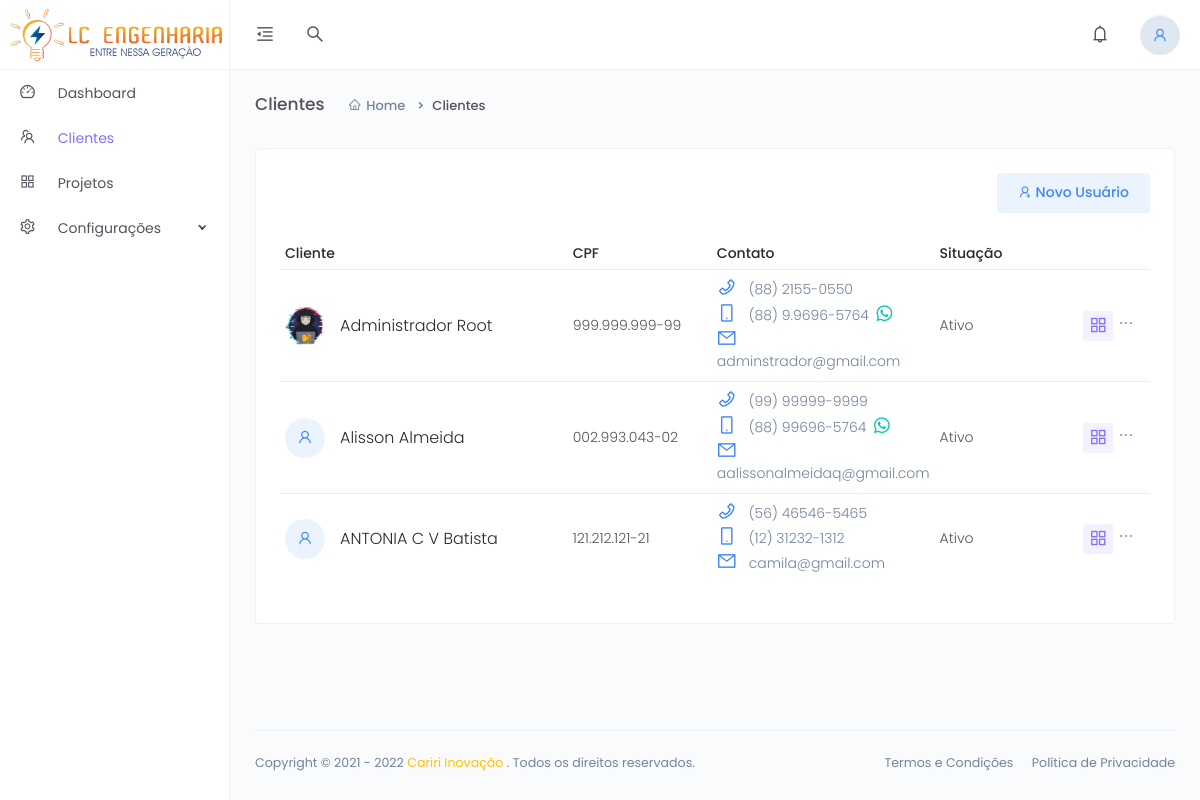
The page /?page=customers (signed in) on the database its author committed.
### tables this page shows
CREATE TABLE `identification` (
  `id` int NOT NULL AUTO_INCREMENT,
  `fantasy_name` varchar(100) NOT NULL,
  `slogan` varchar(190) DEFAULT NULL,
  `icon` varchar(190) DEFAULT NULL,
  `logo` varchar(190) DEFAULT NULL,
  `registration_date` timestamp NOT NULL DEFAULT CURRENT_TIMESTAMP,
  PRIMARY KEY (`id`)
);

CREATE TABLE `users` (
  `id` int NOT NULL AUTO_INCREMENT,
  `id_person` int NOT NULL,
  `user_level` int NOT NULL,
  `password` varchar(100) NOT NULL,
  `status` tinyint DEFAULT '1',
  `registration_date` timestamp NOT NULL DEFAULT CURRENT_TIMESTAMP,
  PRIMARY KEY (`id`)
);

CREATE TABLE `person` (
  `id` int NOT NULL AUTO_INCREMENT,
  `name` varchar(190) NOT NULL,
  `social_name` varchar(190) DEFAULT NULL,
  `personal_document` varchar(50) NOT NULL,
  `type_person` enum('pj','pf') DEFAULT NULL,
  `birth` varchar(15) DEFAULT NULL,
  `street` varchar(190) DEFAULT NULL,
  `number_address` varchar(6) DEFAULT NULL,
  `complement_address` varchar(190) DEFAULT NULL,
  `neighborhood` varchar(100) DEFAULT NULL,
  `city` varchar(100) DEFAULT NULL,
  `state` varchar(100) DEFAULT NULL,
  `zip_code` varchar(10) DEFAULT NULL,
  `phone_number` varchar(50) DEFAULT NULL,
  `cell_phone_number` varchar(50) DEFAULT NULL,
  `is_whatsapp` tinyint DEFAULT NULL,
  `email` varchar(190) DEFAULT NULL,
  `avatar` varchar(190) DEFAULT NULL,
  `level` int DEFAULT NULL,
  `created_at` timestamp NULL DEFAULT NULL,
  PRIMARY KEY (`id`)
);

### util/outfunc.php (called while the page is built, shortened)
<?php
function tiraMascara($dado)
{
  $semMascara = preg_replace("/\D+/", "", $dado);
  return $semMascara;
}
function MascaraCPF($dado)
{
  $mascaraCPF = substr($dado, 0, 3) . "." . substr($dado, 3, 3) . "." . substr($dado, 6, 3) . "-" . substr($dado, -2);
  return $mascaraCPF;
}

### pages/customers.php (the view, shortened to what this page needs)
<div class="main-content">
    <div class="page-header">
        <h2 class="header-title">Clientes</h2>
        <div class="header-sub-title">
            <nav class="breadcrumb breadcrumb-dash">
                <a href="/" class="breadcrumb-item"><i class="anticon anticon-home m-r-5"></i>Home</a>
                <span class="breadcrumb-item active">Clientes</span>
            </nav>
        </div>
    </div>
    <div class="card">
        <div class="card-body">
            <div class="d-flex justify-content-between align-items-center">
                <div>
                    <button data-toggle="modal" data-target="#newCustomer" class="btn btn-tone btn-primary">
                        <i class="anticon anticon-user-add"></i>
                        Novo Usuário
                    </button>
                </div>
            </div>
            <div class="m-t-25">
                <table id="data-table" class="table table-hover table-sm">
                    <thead>
                        <tr>
                            <th class="col-4">Cliente</th>
                            <th class="col-2">CPF</th>
                            <th class="col-3">Contato</th>
                            <th class="col-2">Situação</th>
                            <th class="col-1"></th>
                        </tr>
                    </thead>
                    <tbody>
                        <?php
                        $sql = "SELECT * FROM users
                                INNER JOIN person
                                ON users.id_person = person.id
                                WHERE person.level >=0
                                ORDER BY person.name ASC";
                        $result = $connection->query($sql)->fetchAll(PDO::FETCH_ASSOC);
                        foreach ($result as $user) {
                        ?>
                            <tr class="font-weight-light">
                                <td>
                                    <div class="media align-items-center">
                                        <?php
                                        if ($user['avatar'] != '') { ?>
                                            <div class="avatar avatar-image">
                                                <img src="assets/images/avatars/<?= $user['avatar'] ?>" alt="">
                                            </div>
                                        <?php } else { ?>
                                            <div class="avatar avatar-icon avatar-blue">
                                                <i class="anticon anticon-user"></i>
                                            </div>
                                        <?php } ?>
                                        <div class="media-body m-l-15 font-weight-light">
                                            <h5 class="mb-0 font-weight-light">
                                                <?php echo $user['name']; ?>
                                            </h5>
                                        </div>
                                    </div>
                                </td>
                                <th class="font-weight-light">
                                    <?= MascaraCPF(str_pad($user['personal_document'], 11, "0", STR_PAD_LEFT)); ?>
                                </th>
                                <th class="font-weight-light align-middle">
                                    <ul class="my-1">
                                        <li class="d-inline-block mr-2">
                                            <i class="anticon anticon-phone text-primary font-size-20"></i>
                                        </li>
                                        <li class="d-inline-block">
                                            <a href="tel:<?= tiraMascara($user['phone_number']) ?>" class="text-gray">
                                                <?= $user['phone_number'] ?>
                                            </a>
                                        </li>
                                    </ul>
                                    <ul class="mb-1">
                                        <li class="d-inline-block mr-2">
                                            <i class="anticon anticon-mobile text-primary font-size-20"></i>
                                        </li>
                                        <li class="d-inline-block">
                                            <a href="tel:<?= tiraMascara($user['cell_phone_number']) ?>" class="text-gray">
                                                <?= $user['cell_phone_number']; ?>
                                            </a>
                                        </li>
                                        <li class="d-inline-block">
                                            <?php
                                            if ($user['is_whatsapp'] == 1) {
                                            ?>
                                                <a href="https://api.whatsapp.com/send?phone=55<?= tiraMascara($user['cell_phone_number']) ?>&text=Ol%C3%A1%20<?= urlencode($user['name']); ?>%2C%20temos%20novidades%20sobre%20seu%20projeto.%20%20" target="_blank" title="Contato via WhatsApp">
                                                    &nbsp;<i class="fab fa-whatsapp text-success font-size-18"> </i>
                                                </a>
                                            <?php
                                            }
                                            ?>
                                        </li>
                                    </ul>
                                    <ul class="mb-1">
                                        <li class="d-inline-block mr-2">
                                            <i class="anticon anticon-mail text-primary font-size-20"></i>
                                        </li>
                                        <li class="d-inline-block">
                                            <a href="mailto:<?= $user['email'] ?>" class="text-gray">
                                                <?= $user['email']; ?>
                                            </a>
                                        </li>
                                    </ul>
                                </th>
                                <th class="font-weight-light">
                                    <?= $user['status'] == 1 ? 'Ativo' : 'Inativo'; ?>
                                </th>
                                <td>
                                    <a href="?page=projectcustomer&idcliente=<?= $user['id'] ?>" class="btn btn-icon btn-sm btn-tone btn-secondary" data-toggle="tooltip" title="Projetos do Cliente">
                                        <i class="anticon anticon-appstore  font-size-20"></i>
                                    </a>
                                    <div class="dropdown dropdown-animated scale-left">
                                        <a class="text-gray font-size-18" href="javascript:void(0);" data-toggle="dropdown">
                                            <i class="anticon anticon-ellipsis"></i>
                                        </a>
                                    </div>
                                </td>
                            </tr>
                        <?php } ?>
                    </tbody>
                </table>
            </div>
        </div>
    </div>
</div>

### index.php (shortened to what this page needs)
<?php
require_once './util/outfunc.php';
$connection = novaConexao();
$sqlInitial = "SELECT * FROM identification";
$result = $connection->query($sqlInitial)->fetchAll(PDO::FETCH_ASSOC);
$information = $result[0];
?>
<!DOCTYPE html>
<html lang="pt-BR">
<head>
    <link href="assets/vendors/bootstrap-datepicker/bootstrap-datepicker.min.css" rel="stylesheet">
    <link href="assets/vendors/datatables/dataTables.bootstrap.min.css" rel="stylesheet">
    <link href="assets/vendors/select2/select2.css" rel="stylesheet">
    <link href="./assets/css/app.min.css" rel="stylesheet">
</head>
<body>
    <div class="app">
        <div class="layout">
            <div class="header">
                <div class="logo logo-dark">
                    <a href="index.php">
                        <img src="assets/images/logo/<?= $information['logo'] ?>" alt="Logo">
                    </a>
                </div>
                <div class="nav-wrap">
                    <ul class="nav-left">
                        <li class="desktop-toggle">
                            <a href="javascript:void(0);">
                                <i class="anticon"></i>
                            </a>
                        </li>
                        <li>
                            <a href="javascript:void(0);" data-toggle="modal" data-target="#search-drawer">
                                <i class="anticon anticon-search"></i>
                            </a>
                        </li>
                    </ul>
                    <ul class="nav-right">
                        <li class="dropdown dropdown-animated scale-left">
                            <a href="javascript:void(0);" data-toggle="dropdown">
                                <i class="anticon anticon-bell notification-badge"></i>
                            </a>
                        </li>
                        <li class="dropdown dropdown-animated scale-left">
                            <div class="pointer" data-toggle="dropdown">
                                <div class="avatar avatar-image  m-h-15 m-r-10">
                                    <?php
                                    if ($_SESSION['FOTO'] == '') {
                                        echo '
                                        <div class="avatar avatar-icon avatar-blue">
                                            <i class="anticon anticon-user"></i>
                                        </div>
                                        ';
                                    } else {
                                        echo '<img src="assets/images/avatars/' . $_SESSION['FOTO'] . '" alt="Avatar" class="avatar-img rounded-circle">';
                                    }
                                    ?>
                                </div>
                            </div>
                        </li>
                    </ul>
                </div>
            </div>
            <div class="side-nav">
                <div class="side-nav-inner">
                    <ul class="side-nav-menu scrollable">
                        <li class="nav-item  ">
                            <a class="" href="index.php">
                                <span class="icon-holder">
                                    <i class="anticon anticon-dashboard"></i>
                                </span>
                                <span class="title <?= !isset($_GET['page']) ? 'text-secondary' : ''; ?>">Dashboard</span>
                            </a>
                        </li>
                        <li class="nav-item  ">
                            <a class="" href="?page=customers">
                                <span class="icon-holder">
                                    <i class="anticon anticon-team"></i>
                                </span>
                                <span class="title <?= isset($_GET['page']) && $_GET['page'] == 'customers'  ? 'text-secondary' : ''; ?>">Clientes</span>
                            </a>
                        </li>
                        <li class="nav-item  ">
                            <a class="" href="?page=projects">
                                <span class="icon-holder">
                                    <i class="anticon anticon-appstore"></i>
                                </span>
                                <span class="title <?= isset($_GET['page']) && ($_GET['page'] == 'projects' || $_GET['page'] == 'projectcustomer') ? 'text-secondary' : ''; ?>">Projetos</span>
                            </a>
                        </li>
                        <li class="nav-item dropdown <?= isset($_GET['page']) && $_GET['page'] == 'users' ? 'open' : ''; ?>">
                            <a class="dropdown-toggle" href="javascript:void(0);">
                                <span class="icon-holder">
                                    <i class="anticon anticon-setting"></i>
                                </span>
                                <span class="title">Configurações</span>
                            </a>
                        </li>
                    </ul>
                </div>
            </div>
            <div class="page-container">
                <?php
                require_once './contents.php';
                ?>
                <footer class="footer">
                    <div class="footer-content">
                        <p class="m-b-0">Copyright ©
                            <?php
                            $ano = 2021;
                            if ($ano == date('Y')) {
                                echo $ano;
                            } else {
                                echo $ano . ' - ' . date('Y');
                            }
                            ?>
                            <a href="https://caririinovacao.com.br/" target="_blank" class="text-warning"> Cariri Inovação</a>
                            . Todos os direitos reservados.
                        </p>
                        <span>
                            <a href="" class="text-gray m-r-15">Termos e Condições</a>
                            <a href="" class="text-gray">Política de Privacidade</a>
                        </span>
                    </div>
                </footer>
            </div>
        </div>
    </div>
</body>
</html>

### contents.php (shortened to what this page needs)
<?php
if (!isset($_GET['page']) || $_GET['page'] == null) {
  include "./pages/index-crm.php";
} else {
  switch (@$_GET['page']) {
    case 'customers':
      include "./pages/customers.php";
      break;
  }
}

### rows shown on the page
identification: logo (picture)
users: id_person.avatar (picture), id_person.name "Administrador Root", id_person.personal_document "999.999.999-99", id_person.phone_number "(88) 2155-0550", id_person.cell_phone_number "(88) 9.9696-5764", id_person.email "adminstrador@gmail.com", status "Ativo"
users: id_person.name "Alisson Almeida", id_person.personal_document "002.993.043-02", id_person.phone_number "(99) 99999-9999", id_person.cell_phone_number "(88) 99696-5764", id_person.email "aalissonalmeidaq@gmail.com", status "Ativo"
users: id_person.name "ANTONIA C V Batista", id_person.personal_document "121.212.121-21", id_person.phone_number "(56) 46546-5465", id_person.cell_phone_number "(12) 31232-1312", id_person.email "camila@gmail.com", status "Ativo"

### other values the page prints
$ano "2021"
